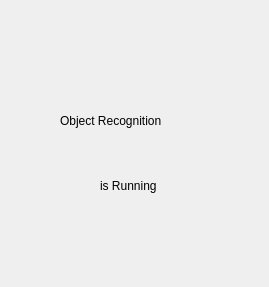
<?xml version="1.0" encoding="UTF-8"?>
<ui version="4.0">
 <class>ObjectRecognitionView</class>
 <widget class="QWidget" name="ObjectRecognitionView">
  <property name="geometry">
   <rect>
    <x>0</x>
    <y>0</y>
    <width>269</width>
    <height>287</height>
   </rect>
  </property>
  <property name="windowTitle">
   <string>Form</string>
  </property>
  <widget class="QLabel" name="label">
   <property name="geometry">
    <rect>
     <x>60</x>
     <y>110</y>
     <width>131</width>
     <height>21</height>
    </rect>
   </property>
   <property name="text">
    <string>Object Recognition</string>
   </property>
  </widget>
  <widget class="QLabel" name="label_2">
   <property name="geometry">
    <rect>
     <x>100</x>
     <y>160</y>
     <width>81</width>
     <height>51</height>
    </rect>
   </property>
   <property name="text">
    <string>is Running</string>
   </property>
  </widget>
 </widget>
 <resources/>
 <connections/>
</ui>
